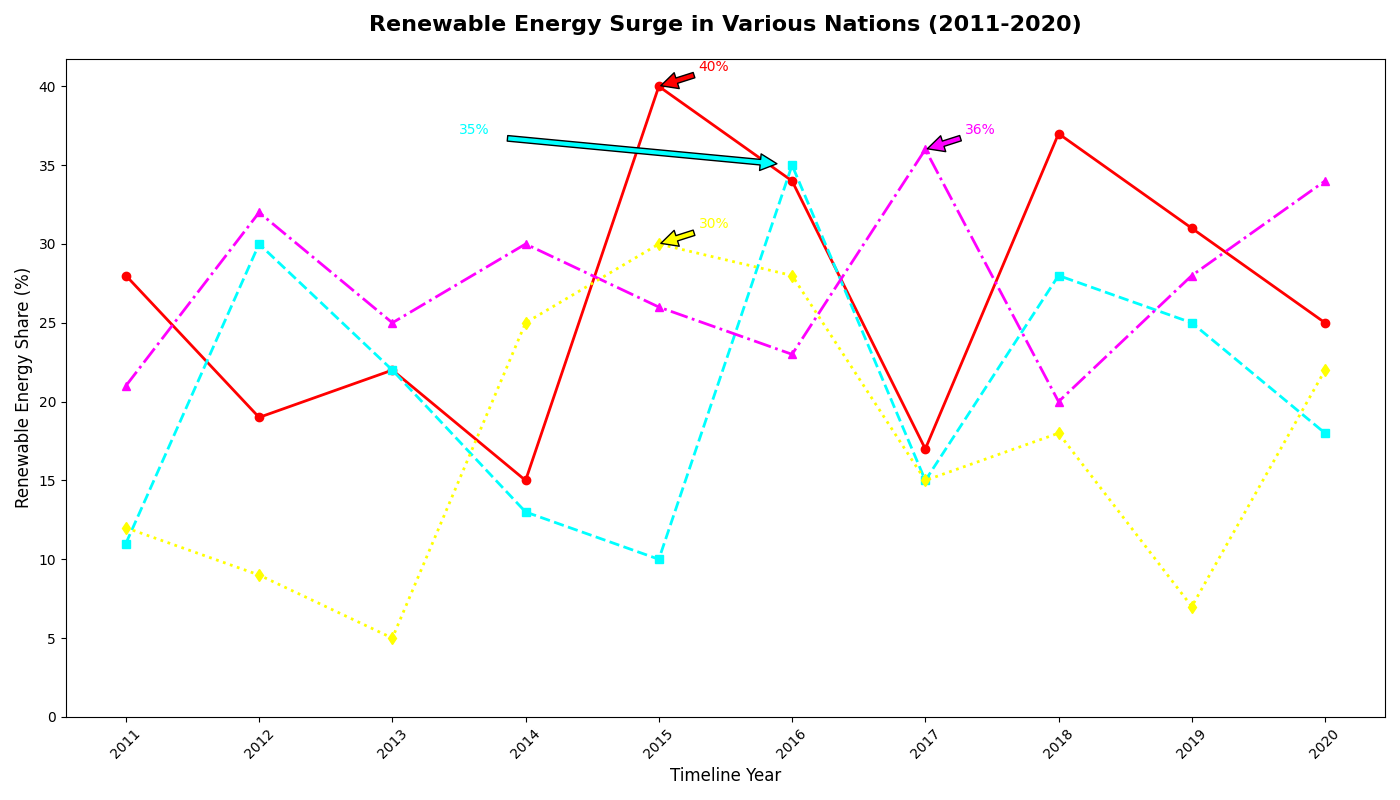

Reproduce this figure in Python.
import matplotlib.pyplot as plt
import numpy as np

years = np.arange(2011, 2021)

solarlandia_renewables = [28, 19, 22, 15, 40, 34, 17, 37, 31, 25]
windtopia_renewables = [11, 30, 22, 13, 10, 35, 15, 28, 25, 18]
hydroville_renewables = [21, 32, 25, 30, 26, 23, 36, 20, 28, 34]
geothermia_renewables = [12, 9, 5, 25, 30, 28, 15, 18, 7, 22]

plt.figure(figsize=(14, 8))

plt.plot(years, solarlandia_renewables, marker='o', linestyle='-', linewidth=2, color='red')
plt.plot(years, windtopia_renewables, marker='s', linestyle='--', linewidth=2, color='cyan')
plt.plot(years, hydroville_renewables, marker='^', linestyle='-.', linewidth=2, color='magenta')
plt.plot(years, geothermia_renewables, marker='d', linestyle=':', linewidth=2, color='yellow')

plt.title("Renewable Energy Surge in Various Nations (2011-2020)", fontsize=16, fontweight='bold', pad=20)
plt.xlabel('Timeline Year', fontsize=12)
plt.ylabel('Renewable Energy Share (%)', fontsize=12)

plt.xticks(years, rotation=45)
plt.yticks(np.arange(0, 45, 5))

max_solarlandia = max(solarlandia_renewables)
max_windtopia = max(windtopia_renewables)
max_hydroville = max(hydroville_renewables)
max_geothermia = max(geothermia_renewables)

plt.annotate(f'{max_solarlandia}%', xy=(years[np.argmax(solarlandia_renewables)], max_solarlandia), 
             xytext=(years[np.argmax(solarlandia_renewables)]+0.3, max_solarlandia+1),
             arrowprops=dict(facecolor='red', shrink=0.05), fontsize=10, color='red')
plt.annotate(f'{max_windtopia}%', xy=(years[np.argmax(windtopia_renewables)], max_windtopia), 
             xytext=(years[np.argmax(windtopia_renewables)]-2.5, max_windtopia+2),
             arrowprops=dict(facecolor='cyan', shrink=0.05), fontsize=10, color='cyan')
plt.annotate(f'{max_hydroville}%', xy=(years[np.argmax(hydroville_renewables)], max_hydroville), 
             xytext=(years[np.argmax(hydroville_renewables)]+0.3, max_hydroville+1),
             arrowprops=dict(facecolor='magenta', shrink=0.05), fontsize=10, color='magenta')
plt.annotate(f'{max_geothermia}%', xy=(years[np.argmax(geothermia_renewables)], max_geothermia), 
             xytext=(years[np.argmax(geothermia_renewables)]+0.3, max_geothermia+1),
             arrowprops=dict(facecolor='yellow', shrink=0.05), fontsize=10, color='yellow')

plt.tight_layout()
plt.show()
